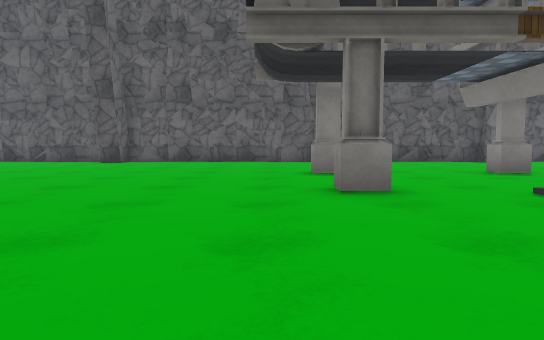
[1] (above)

18 first-person views from a walk through a Unity game level. The camera is 0.68 m above the floor, tilts 4° down and sees 75° across. The floor is counted in squares, 1 m on a side. Each view is taken from the middle of a square. On the plan, view 1 faces up. The plan holds only what a view shows up to about 10 squares ahead; the rest is blank. The place goes on beyond the plan. Some surface patterns are stand-ins.

[2]
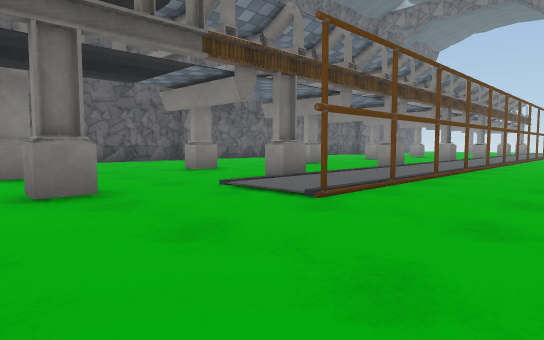

[3]
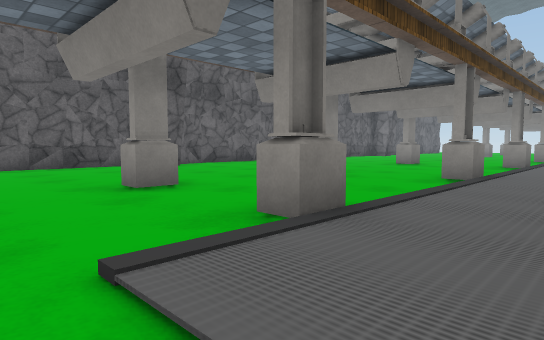

[4]
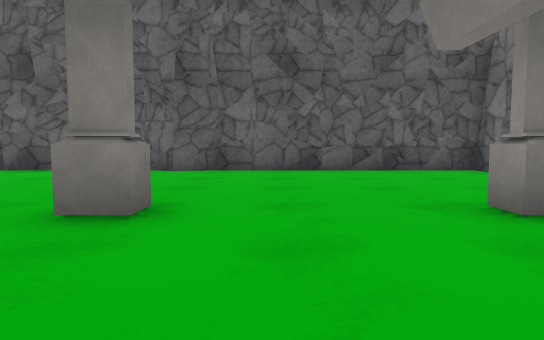

[5]
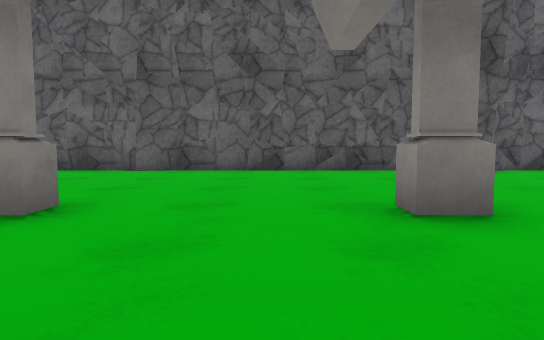

[6]
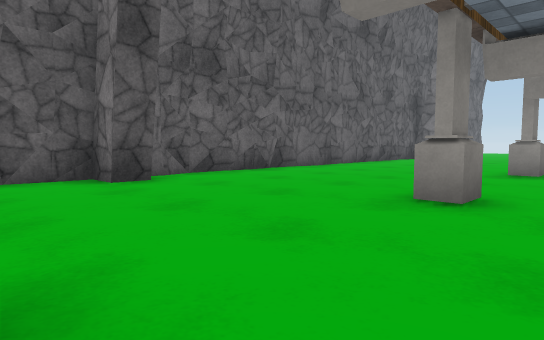

[7]
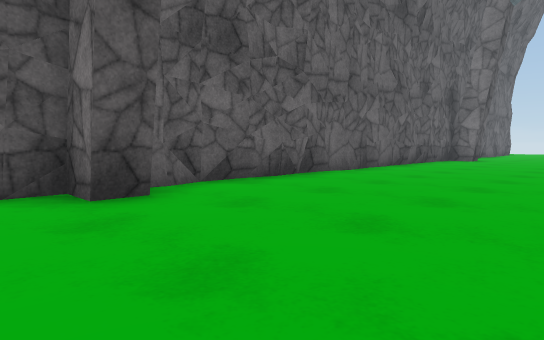

[8]
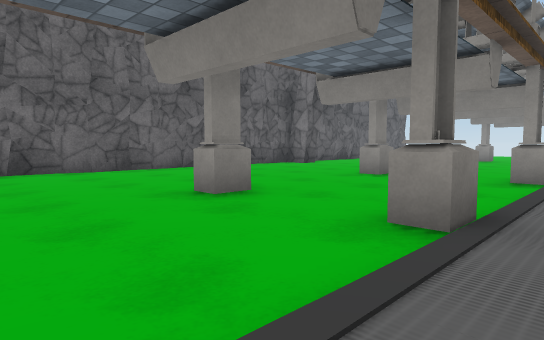

[9]
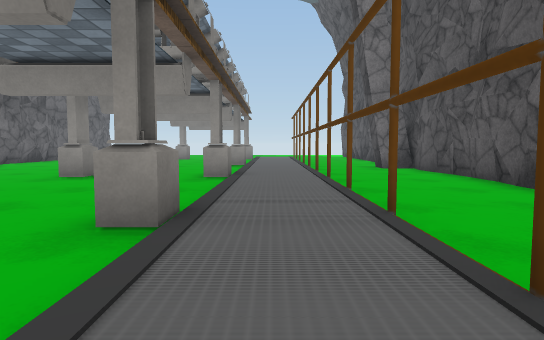

[10]
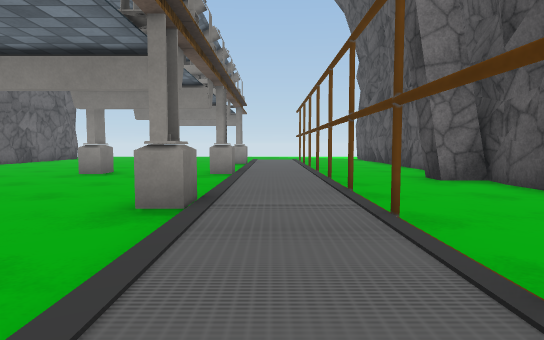

[11]
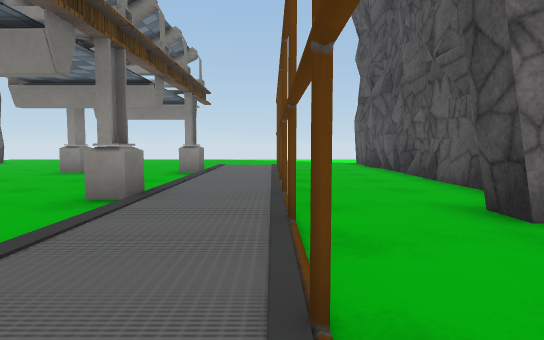

[12]
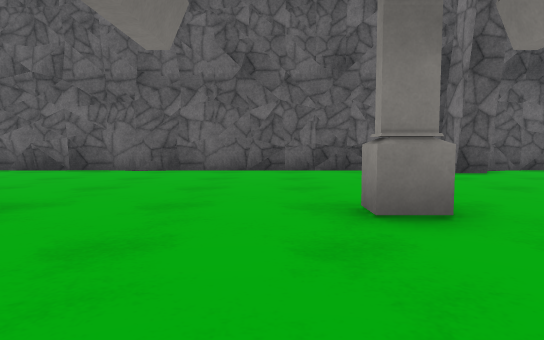

[13]
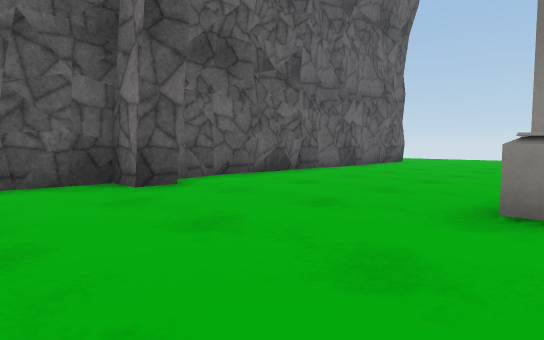

[14]
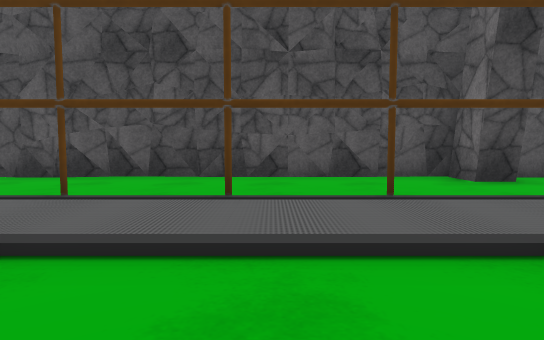

[15]
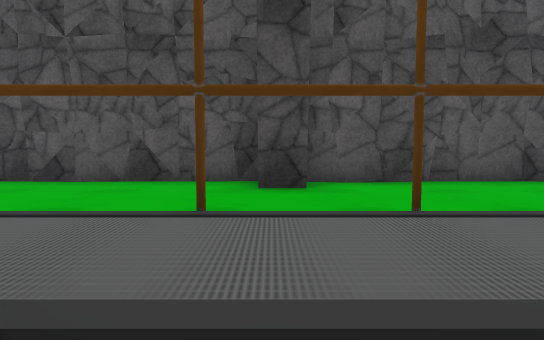

[16]
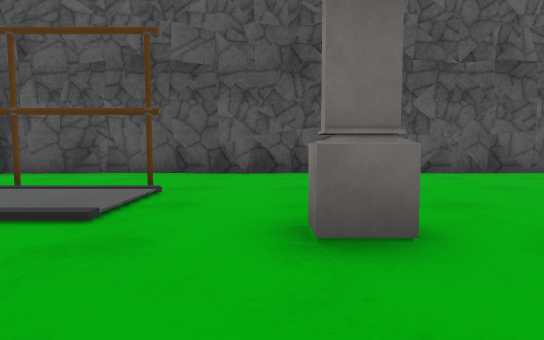

[17]
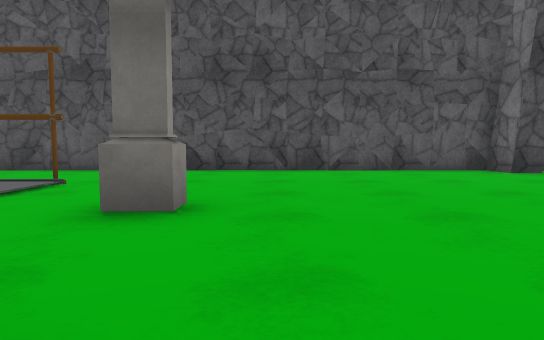

[18]
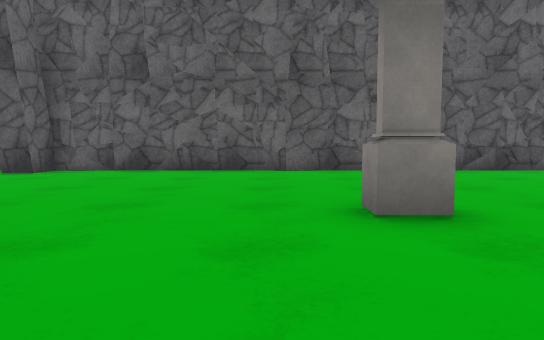

### Floor plan
Key: @ floor where view 1 was taken; # wall or solid block; . main floor; : floor 0.05 m higher than the main floor; + floor 0.1 m higher than the main floor; / step, stairs or slope.
Columns run from 6 left of view 1 to 29 right of it. Each row starts with its distance up from view 1.
 15  ######  ###    ######  ###    #####
 14 ##.##. ##   #####.##.###   #####.##.
 13 ....................................
 12 ....................................
 11  ...................................
 10 ....................................
  9 .......#....#.............#....#....
  8 ....................................
  7 ...................................
  6  ...................................
  5   .....#....#/////////////#....#....
  4   ........::::::::::::::::::::::::::
  3  .........#+#+#+#+#+#++++#+#+#+#+#++
  2 ....................................
  1 ....................................
  0 #.....@...... ##............  #.....
 -1 ####################################

Where each view was taken, in squares from view 1:
view 1: 0 up, 0 right, facing up
view 2: 0 up, 0 right, facing up-right
view 3: 3 up, 3 right, facing up-right
view 4: 5 up, 3 right, facing up
view 5: 5 up, 4 right, facing up
view 6: 7 up, 6 right, facing up-right
view 7: 9 up, 7 right, facing up-right
view 8: 4 up, 12 right, facing up-right
view 9: 4 up, 12 right, facing right
view 10: 4 up, 16 right, facing right
view 11: 3 up, 20 right, facing right
view 12: 5 up, 19 right, facing up
view 13: 8 up, 21 right, facing up-right
view 14: 7 up, 13 right, facing down
view 15: 6 up, 9 right, facing down
view 16: 8 up, 2 right, facing down
view 17: 9 up, 0 right, facing down
view 18: 5 up, 0 right, facing up
